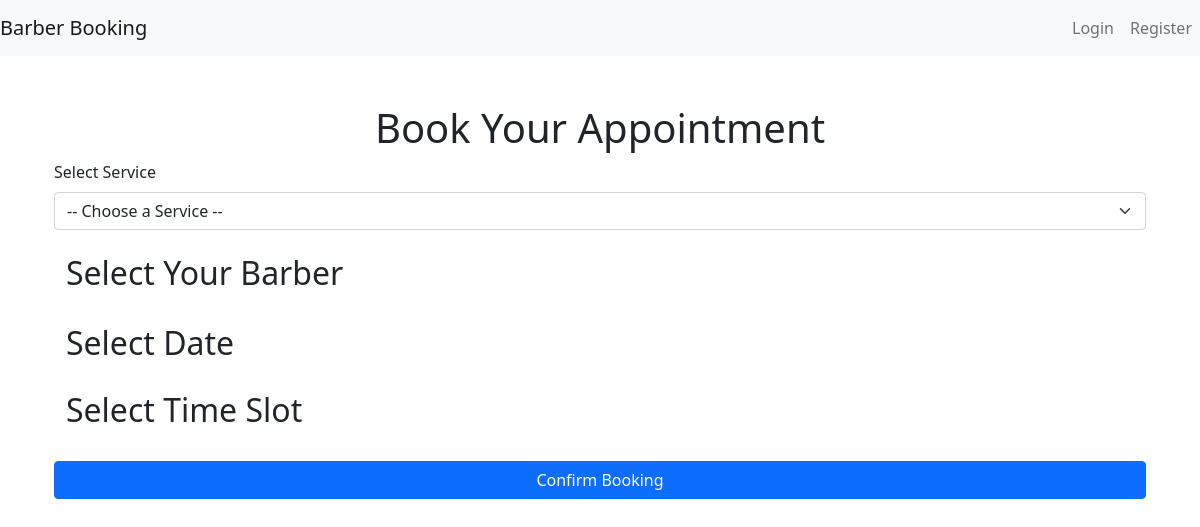
Before: /book/ with the older database file.
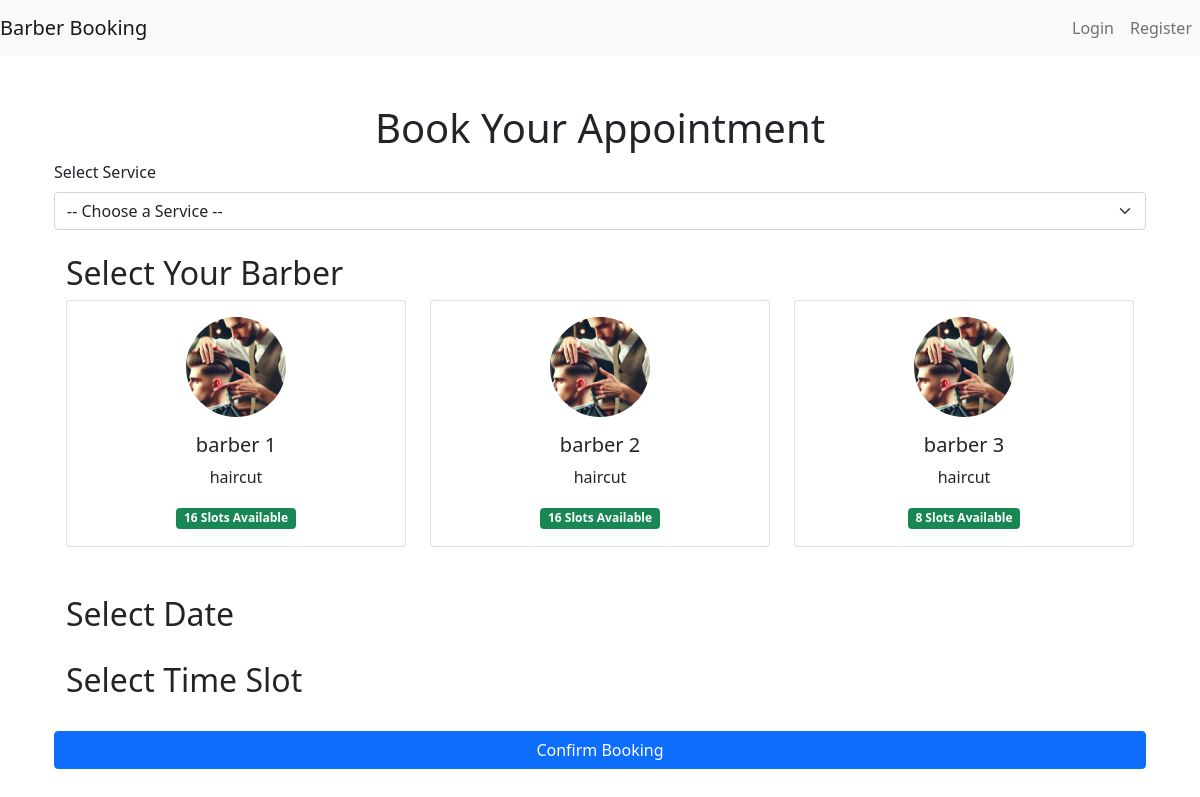
After: the same page with the newer database file.
### booking/models.py (models this page shows, shortened)
class Barber(models.Model):
    name = models.CharField(max_length=100)
    specialization = models.CharField(max_length=100)
    start_time = models.TimeField(default="09:00:00")
    end_time = models.TimeField(default="17:00:00")
    working_days = MultiSelectField(choices=DAYS_OF_WEEK, default=['Mon', 'Tue', 'Wed', 'Thu', 'Fri'])

### booking/views.py (the view, shortened to what this page needs)
# urls.py: path('book/', views.book_appointment, name='book_appointment'),
def book_appointment(request):
    selected_date = request.GET.get("date", None)  # Get the selected date from the query or POST data
    selected_time = request.GET.get("time", None)
    barbers = Barber.objects.all()
    for barber in barbers:
        if selected_date:
            bookings = Booking.objects.filter(barber=barber, date=selected_date)
        else:
            bookings = Booking.objects.none()
        start_time = barber.start_time
        end_time = barber.end_time
        total_slots = [
            (datetime.combine(date.today(), start_time) + timedelta(minutes=30 * i)).time()
            for i in range(int((end_time.hour - start_time.hour) * 2))
        ]
        booked_slots = [booking.time for booking in bookings]
        barber.available_slots = len([slot for slot in total_slots if slot not in booked_slots])
    services = [
        {"id": 1, "name": "Haircut"},
        {"id": 2, "name": "Beard Trim"},
        {"id": 3, "name": "Combo (Haircut + Beard Trim)"},
    ]
    context = {
        "barbers": barbers,
        "services": services,
        "selected_date": selected_date,
        "selected_time": selected_time,
    }
    return render(request, "booking/book_appointment.html", context)

### booking/templates/booking/book_appointment.html (shortened to what this page needs)
{% extends 'base.html' %}
{% load static %}
{% block content %}
<div class="container mt-5">
    <h1 class="text-center">Book Your Appointment</h1>
    <form id="booking-form" method="POST">
        <div class="mb-3">
            <label for="service" class="form-label">Select Service</label>
            <select id="service" name="service" class="form-select">
                <option value="">-- Choose a Service --</option>
            </select>
        </div>
        <div class="container mt-4">
            <h2>Select Your Barber</h2>
            <div class="row text-center">
                {% for barber in barbers %}
                <div class="col-6 col-md-4 mb-4">
                    <button
                        type="button"
                        class="btn barber-button w-100 {% if barber.available_slots == 0 %}disabled{% endif %}"
                        data-id="{{ barber.id }}"
                    >
                        <div class="card text-center">
                            <img
                                src="{% static 'images/barber_default.webp' %}"
                                alt="{{ barber.name }}"
                                class="card-img-top rounded-circle mx-auto mt-3"
                            >
                            <div class="card-body">
                                <h5 class="card-title">{{ barber.name }}</h5>
                                <p class="card-text">{{ barber.specialization }}</p>
                                {% if barber.available_slots > 0 %}
                                <span class="badge bg-success">{{ barber.available_slots }} Slots Available</span>
                                {% else %}
                                <span class="badge bg-danger">Fully Booked</span>
                                {% endif %}
                            </div>
                        </div>
                    </button>
                </div>
                {% endfor %}
            </div>
        </div>
        <div class="container mt-4">
            <h2>Select Date</h2>
        </div>
        <div id="time-slots" class="container mt-4">
            <h2>Select Time Slot</h2>
        </div>
        <button type="submit" class="btn btn-primary mt-4 w-100">Confirm Booking</button>
    </form>
</div>
{% endblock %}

### templates/base.html (shortened to what this page needs)
<!DOCTYPE html>
<html lang="en">
<head>
    <link href="https://cdn.jsdelivr.net/npm/bootstrap@5.1.3/dist/css/bootstrap.min.css" rel="stylesheet">
    {% load static %}
    <link rel="stylesheet" type="text/css" href="{% static 'css/styles.css' %}">
</head>
<body>
    <nav class="navbar navbar-expand-lg navbar-light bg-light">
        <a class="navbar-brand" href="{% url 'landing_page' %}">Barber Booking</a>
        <div class="collapse navbar-collapse">
            <ul class="navbar-nav ms-auto">
                {% if user.is_authenticated %}
                    <li class="nav-item">
                        <a class="nav-link" href="{% url 'home' %}">My Bookings</a>
                    </li>
                    <li class="nav-item">
                        <form method="post" action="{% url 'logout' %}" style="display: inline;">
                            {% csrf_token %}
                            <button type="submit" class="btn btn-link nav-link" style="border: none; background: none;">Logout</button>
                        </form>
                    </li>
                {% else %}
                    <li class="nav-item">
                        <a class="nav-link" href="{% url 'login' %}">Login</a>
                    </li>
                    <li class="nav-item">
                        <a class="nav-link" href="{% url 'register' %}">Register</a>
                    </li>
                {% endif %}
            </ul>
        </div>
    </nav>
    <div class="container mt-5">
        {% block content %}
        {% endblock %}
    </div>
</body>
</html>

### static/css/styles.css (style rules this page uses)
.barber-button { border: none; padding: 0; background: transparent; }
.barber-button .card { transition: transform 0.2s, box-shadow 0.2s; }
.barber-button img { width: 100px; height: 100px; object-fit: cover; }

Changed rows visible on the page:
added Barber: name "barber 1", specialization "haircut", available_slots "16"
added Barber: name "barber 2", specialization "haircut", available_slots "16"
added Barber: name "barber 3", specialization "haircut", available_slots "8"
